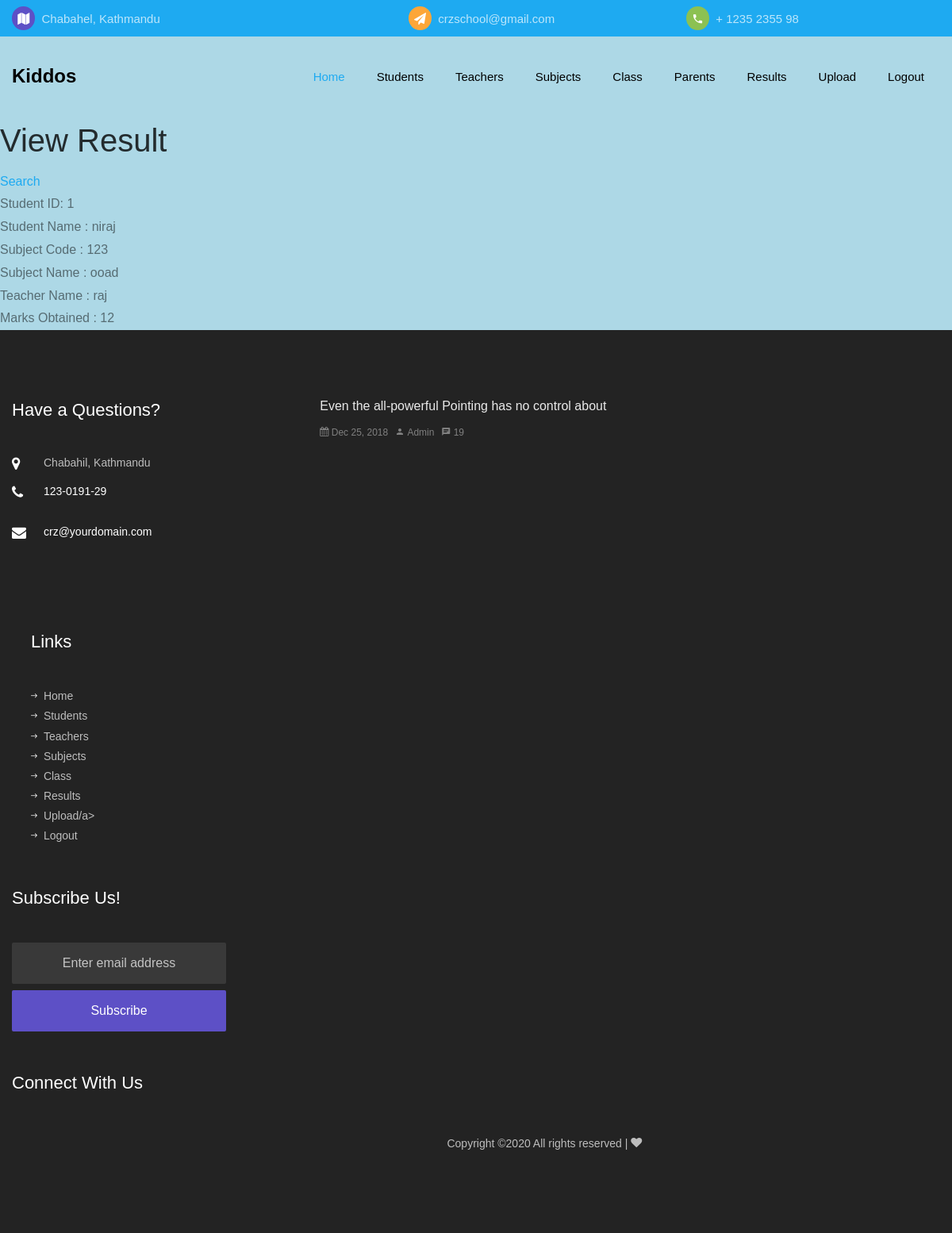
Before: /app/resultlist/ with the older database file.
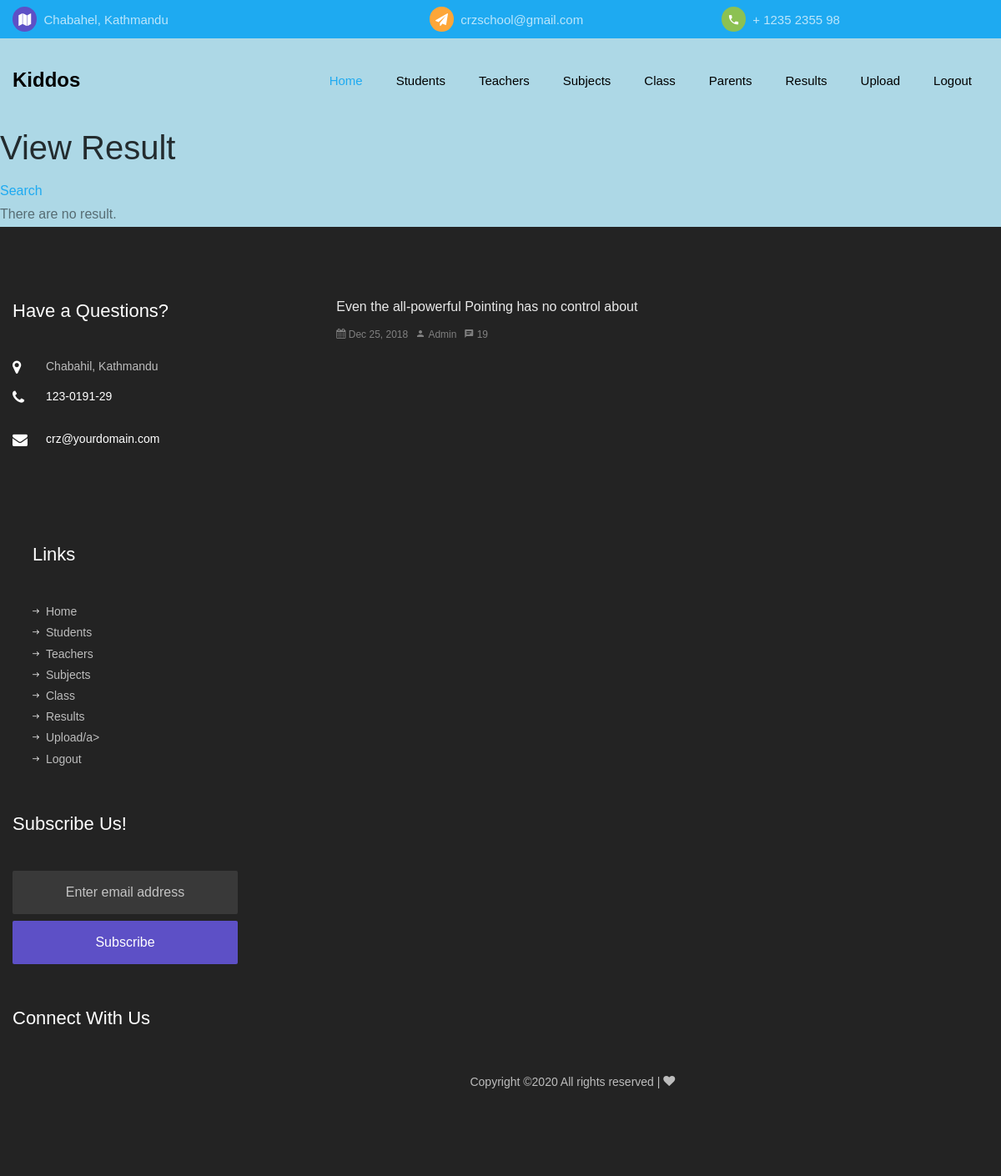
After: the same page with the newer database file.
### app/models.py (models this page shows, shortened)
class Result(models.Model):
    student_id = models.IntegerField()
    student_name = models.CharField(max_length=50)
    subject_code = models.IntegerField()
    subject_name = models.CharField(max_length=50)
    teacher_name = models.CharField(max_length=50)
    marks_obtained = models.IntegerField()

### app/views.py (the view)
# urls.py: path('resultlist/',view_result_lists),
def view_result_lists(request):
    list_of_result= Result.objects.all()
    context_variable = {
        'result': list_of_result
    }
    return render(request,'result/result_list.html',context_variable)

### app/templates/result/result_list.html (shortened to what this page needs)
{% extends 'base/base.html' %}
    {% load static %}
    {% block content %}
    <h1>View Result</h1>
    <a href="/app/searchresult/">Search</a> <br>
    {% for results in result %}
    Student ID: {{results.student_id}} <br>
    Student Name : {{results.student_name}} <br>
    Subject Code : {{results.subject_code}}<br>
    Subject Name : {{results.subject_name}}<br>
    Teacher Name : {{results.teacher_name}}<br>
    Marks Obtained : {{results.marks_obtained}}<br>
    {% empty %}
    There are no result.
    {% endfor %}
    {% endblock %}

### app/templates/base/base.html (shortened to what this page needs)
{% load static %}
<!DOCTYPE html>
<html lang="en">
  <head>
     <link rel="stylesheet" href="{% static 'css/open-iconic-bootstrap.min.css' %}">
    <link rel="stylesheet" href="{% static 'css/animate.css'%}">
    <link rel="stylesheet" href="{% static 'css/owl.carousel.min.css' %}">
    <link rel="stylesheet" href="{% static 'css/owl.theme.default.min.css' %}">
    <link rel="stylesheet" href="{% static 'css/magnific-popup.css' %}">
    <link rel="stylesheet" href="{% static 'css/aos.css' %}">
    <link rel="stylesheet" href="{% static 'css/ionicons.min.css' %}">
    <link rel="stylesheet" href="{% static 'css/flaticon.css' %}">
    <link rel="stylesheet" href="{% static 'css/icomoon.css' %}">
    <link rel="stylesheet" href="{% static 'css/style.css' %} ">
  </head>
  <body>
	  <div class="py-2 bg-primary">
    	<div class="container">
    		<div class="row no-gutters d-flex align-items-start align-items-center px-3 px-md-0">
	    		<div class="col-lg-12 d-block">
		    		<div class="row d-flex">
			    		<div class="col-md-5 pr-4 d-flex topper align-items-center">
			    			<div class="icon bg-fifth mr-2 d-flex justify-content-center align-items-center"><span class="icon-map"></span></div>
						    <span class="text">Chabahel, Kathmandu</span>
					    </div>
					    <div class="col-md pr-4 d-flex topper align-items-center">
					    	<div class="icon bg-secondary mr-2 d-flex justify-content-center align-items-center"><span class="icon-paper-plane"></span></div>
						    <span class="text">crzschool@gmail.com</span>
					    </div>
					    <div class="col-md pr-4 d-flex topper align-items-center">
					    	<div class="icon bg-tertiary mr-2 d-flex justify-content-center align-items-center"><span class="icon-phone2"></span></div>
						    <span class="text">+ 1235 2355 98</span>
					    </div>
				    </div>
			    </div>
		    </div>
		  </div>
    </div>
    <nav class="navbar navbar-expand-lg navbar-dark bg-dark ftco_navbar ftco-navbar-light" id="ftco-navbar">
	    <div class="container d-flex align-items-center">
	    	<a class="navbar-brand" href="{% static 'index.html' % }">Kiddos</a>
	      <div class="collapse navbar-collapse" id="ftco-nav">
	        <ul class="navbar-nav ml-auto">
	        	<li class="nav-item active"><a href="/app/home/" class="nav-link pl-0">Home</a></li>
	        	<li class="nav-item"><a href= "/app/studentlist/"   class="nav-link">Students</a></li>
	        	<li class="nav-item"><a href="/app/teacherlist/"   class="nav-link">Teachers</a></li>
	        	<li class="nav-item"><a href="/app/subjectlist/"   class="nav-link">Subjects</a></li>
	        	<li class="nav-item"><a href="/app/classlist/"     class="nav-link">Class</a></li>
            <li class="nav-item"><a href="/app/parentlist/"   class="nav-link">Parents</a></li>
            <li class="nav-item"><a href="/app/resultlist/"   class="nav-link">Results</a></li>
            <li class="nav-item"><a href="/app/upload/"      class="nav-link">Upload</a></li>
            <li class="nav-item"><a href="/accounts/logout/" class="nav-link">Logout</a></li>
	        </ul>
	      </div>
	    </div>
      </nav>
        <div class="wrapper">
      {% block content %}
      {% endblock %}
        </div>
    </body>
      <footer class="ftco-footer ftco-bg-dark ftco-section">
        <div class="container">
          <div class="row mb-5">
            <div class="col-md-6 col-lg-3">
              <div class="ftco-footer-widget mb-5">
                  <h2 class="ftco-heading-2">Have a Questions?</h2>
                  <div class="block-23 mb-3">
                    <ul>
                      <li><span class="icon icon-map-marker"></span><span class="text">Chabahil, Kathmandu</span></li>
                      <li><a href="#"><span class="icon icon-phone"></span><span class="text">123-0191-29</span></a></li>
                      <li><a href="#"><span class="icon icon-envelope"></span><span class="text">crz@yourdomain.com</span></a></li>
                    </ul>
                  </div>
              </div>
            </div>
                <div class="block-21 mb-5 d-flex">
                  <a class="blog-img mr-4" style="background-image: url(images/image_2.jpg);"></a>
                  <div class="text">
                    <h3 class="heading"><a href="#">Even the all-powerful Pointing has no control about</a></h3>
                    <div class="meta">
                      <div><a href="#"><span class="icon-calendar"></span> Dec 25, 2018</a></div>
                      <div><a href="#"><span class="icon-person"></span> Admin</a></div>
                      <div><a href="#"><span class="icon-chat"></span> 19</a></div>
                    </div>
                  </div>
                </div>
              </div>
            </div>
            <div class="col-md-6 col-lg-3">
              <div class="ftco-footer-widget mb-5 ml-md-4">
                <h2 class="ftco-heading-2">Links</h2>
                <ul class="list-unstyled">
                  <li><a href="/app/home/"><span class="ion-ios-arrow-round-forward mr-2"></span>Home</a></li>
                  <li><a href="/app/studentlist/"><span class="ion-ios-arrow-round-forward mr-2"></span>Students</a></li>
                  <li><a href="/app/teacherlist/"><span class="ion-ios-arrow-round-forward mr-2"></span>Teachers</a></li>
                  <li><a href="/app/subjectlist/"><span class="ion-ios-arrow-round-forward mr-2"></span>Subjects</a></li>
                  <li><a href="/app/classlist/"><span class="ion-ios-arrow-round-forward mr-2"></span>Class</a></li>
                  <li><a href="/app/resultlist/"><span class="ion-ios-arrow-round-forward mr-2"></span>Results</a></li>
                  <li><a href="/app/upload/" ><span class="ion-ios-arrow-round-forward mr-2"></span>Upload/a></li>
                    <li><a href="/accounts/logout/"><span class="ion-ios-arrow-round-forward mr-2"></span>Logout</a></li>
                </ul>
              </div>
            </div>
            <div class="col-md-6 col-lg-3">
              <div class="ftco-footer-widget mb-5">
                  <h2 class="ftco-heading-2">Subscribe Us!</h2>
                <form action="#" class="subscribe-form">
                  <div class="form-group">
                    <input type="text" class="form-control mb-2 text-center" placeholder="Enter email address">
                    <input type="submit" value="Subscribe" class="form-control submit px-3">
                  </div>
                </form>
              </div>
              <div class="ftco-footer-widget mb-5">
                  <h2 class="ftco-heading-2 mb-0">Connect With Us</h2>
                  <ul class="ftco-footer-social list-unstyled float-md-left float-lft mt-3">
                </ul>
              </div>
            </div>
          <div class="row">
            <div class="col-md-12 text-center">
              <p>
    Copyright &copy;<script>document.write(new Date().getFullYear());</script> All rights reserved |  <i class="icon-heart" aria-hidden="true"></i>
  </p>
            </div>
          </div>
      </footer>
  </html>

### app/static/css/icomoon.css (style rules this page uses)
[class^="icon-"], [class*=" icon-"] { font-family: 'icomoon' !important; speak: none; font-style: normal; font-weight: normal; font-variant: normal; text-transform: none; line-height: 1; -webkit-font-smoothing: antialiased; -moz-osx-font-smoothing: grayscale; }
.icon-heart:before { content: "\f004"; }
.icon-map-marker:before { content: "\f041"; }
.icon-calendar:before { content: "\f073"; }
.icon-phone:before { content: "\f095"; }
.icon-envelope:before { content: "\f0e0"; }
.icon-paper-plane:before { content: "\f1d8"; }
.icon-map:before { content: "\f279"; }
.icon-phone2:before { content: "\e0cd"; }
.icon-chat:before { content: "\e0b7"; }
.icon-person:before { content: "\e7fd"; }

### app/templates/base/base.html (style rules this page uses)
body { background-color: lightblue; }

Changed rows visible on the page:
removed Result: student_id "1", student_name "niraj", subject_code "123", subject_name "ooad", teacher_name "raj", marks_obtained "12"
Other visible differences:
text now shown: "There are no result."
